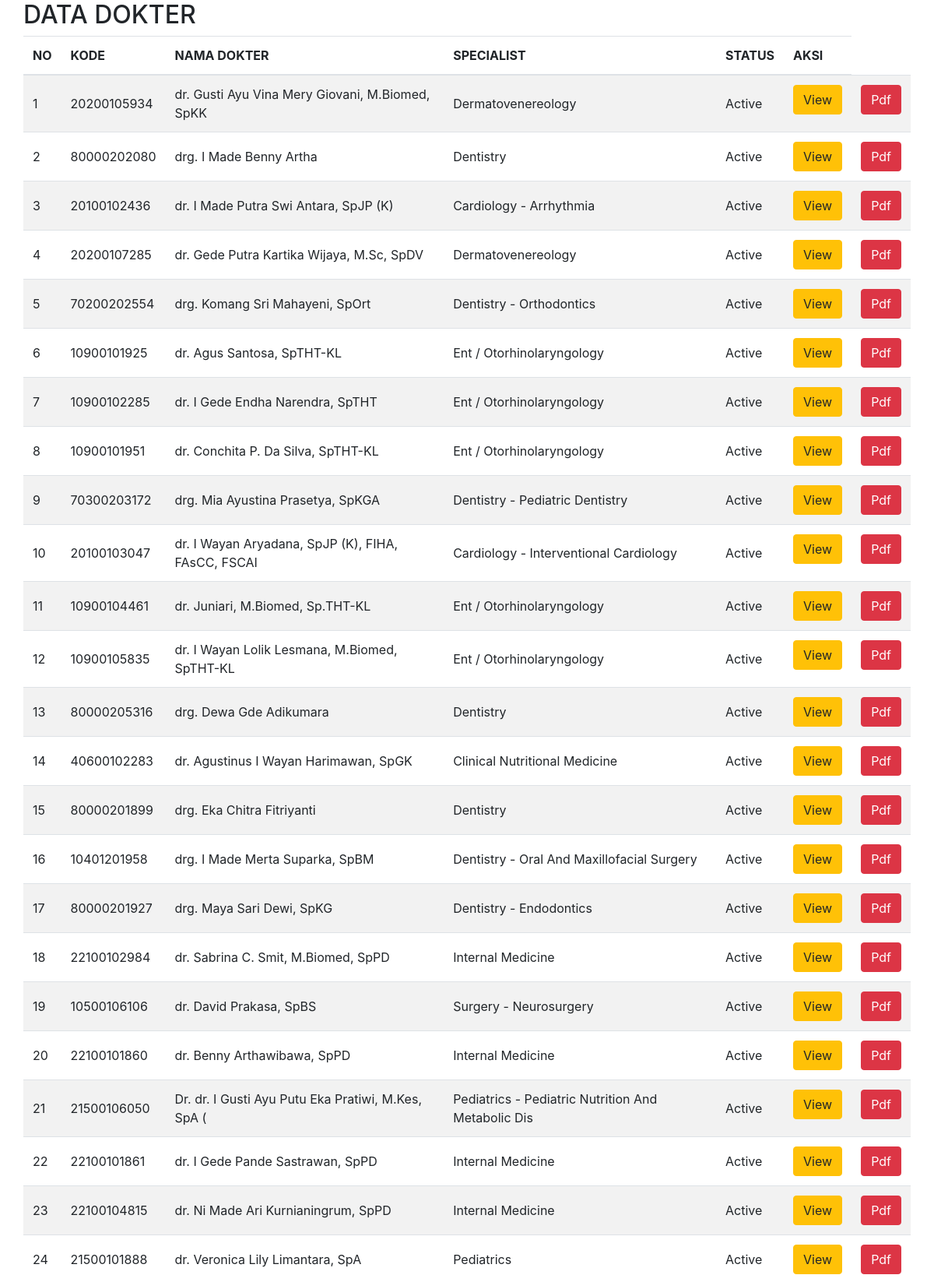
/index.php/doctor (upper part), run on the app's committed database.
### tables this page shows
CREATE TABLE `doctor_contribution` (
  `id` int(11) NOT NULL,
  `code` varchar(15) DEFAULT NULL,
  `drugs` int(11) DEFAULT NULL,
  `laboratory` int(11) DEFAULT NULL,
  `procedure_room_rental` int(11) DEFAULT NULL,
  `radiology` int(11) DEFAULT NULL,
  `periode` date DEFAULT NULL,
  `status` char(2) DEFAULT NULL
);

CREATE TABLE `doctor_master` (
  `id` int(11) NOT NULL,
  `code` varchar(15) DEFAULT NULL,
  `name` varchar(50) DEFAULT NULL,
  `specialist` varchar(50) DEFAULT NULL,
  `join_date` date DEFAULT NULL,
  `sip_exp_date` date DEFAULT NULL,
  `credential_valid` date DEFAULT NULL,
  `status` varchar(10) DEFAULT NULL
);

### application/controllers/Doctor.php (called while the page is built, shortened)
<?php defined('BASEPATH') OR exit('No direct script access allowed');
class Doctor extends CI_Controller{
    function __construct(){
        $this->load->model(array('M_Doctor'  => 'MD'));
    }
    function index(){
        $data['data']=$this->MD->get_all_Doctor();
        $this->load->view('v_doctor',$data);
    }
}

### index.php (called while the page is built, shortened)
<?php
require_once BASEPATH.'core/CodeIgniter.php';

### application/models/M_Doctor.php (called while the page is built, shortened)
<?php defined('BASEPATH') OR exit('No direct script access allowed');
class M_Doctor extends CI_Model{
    function get_all_doctor(){
       $hasil = $this->db->query("SELECT  b.id, b.code, b.name, b.specialist, a.procedure_room_rental AS surgery, a.drugs, a.laboratory, a.radiology, b.join_date, b.sip_exp_date AS sip, b.credential_valid, b.status, c.opd, c.ipd, d.total_practice_hour, e.ontime, e.walkin FROM doctor_contribution a, doctor_master b, doctor_throughput c, doctor_status d, doctor_waiting_time e where a.`code` = b.`code` and  b.`code`= c.`code` and  b.`code`= d.`code` and  b.`code`= e.`code`");
      return $hasil;
    }
}

### application/views/v_doctor.php (the view, shortened to what this page needs)
<!DOCTYPE html>
<html>
<head>
    <link rel="stylesheet" type="text/css" href="<?php echo base_url().'assets/css/bootstrap.css'?>">
</head>
<body>
    <div class="container">
        <div class="row">
            <h2>DATA DOKTER </h2><hr>
            <table class="table table-striped">
                <thead>
                    <tr>
                        <th>NO</th>
                        <th>KODE</th>
                        <th>NAMA DOKTER</th>
                        <th>SPECIALIST</th>
                        <th>STATUS</th>
                        <th>AKSI</th>
                    </tr>
                </thead>
                <tbody>
                <?php $no = 1; ?>
                    <?php foreach($data->result() as $row):?>
                    <tr>
                    <td style="vertical-align: middle;"><?php echo $no;?></td>
                        <td style="vertical-align: middle;"><?php echo $row->code;?></td>
                        <td style="vertical-align: middle;"><?php echo $row->name;?></td>
                        <td style="vertical-align: middle;"><?php echo $row->specialist;?></td>
                        <td style="vertical-align: middle;"><?php echo $row->status;?></td>
                         <td> <a class="btn btn-warning" href="<?php echo base_url('doctor/detail_doctor')?>/<?php echo $row->id ?>"</a>View</td>
                        <td> <a class="btn btn-danger" href="<?php echo base_url('doctor/print_doctor_detail')?>/<?php echo $row->id ?>"</a>Pdf</td>
                    </tr>
                    <?php $no++; ?>
                    <?php endforeach;?>
                </tbody>
            </table>
        </div>
    </div>
</body>
</html>

### data on the page
doctor_contribution: doctor_master.code "20200105934", doctor_master.name "dr. Gusti Ayu Vina Mery Giovani, M.Biomed, SpKK", doctor_master.specialist "Dermatovenereology", doctor_master.status "Active"
doctor_contribution: doctor_master.code "80000202080", doctor_master.name "drg. I Made Benny Artha", doctor_master.specialist "Dentistry", doctor_master.status "Active"
doctor_contribution: doctor_master.code "20100102436", doctor_master.name "dr. I Made Putra Swi Antara, SpJP (K)", doctor_master.specialist "Cardiology - Arrhythmia", doctor_master.status "Active"
doctor_contribution: doctor_master.code "20200107285", doctor_master.name "dr. Gede Putra Kartika Wijaya, M.Sc, SpDV", doctor_master.specialist "Dermatovenereology", doctor_master.status "Active"
doctor_contribution: doctor_master.code "70200202554", doctor_master.name "drg. Komang Sri Mahayeni, SpOrt", doctor_master.specialist "Dentistry - Orthodontics", doctor_master.status "Active"
doctor_contribution: doctor_master.code "10900101925", doctor_master.name "dr. Agus Santosa, SpTHT-KL", doctor_master.specialist "Ent / Otorhinolaryngology", doctor_master.status "Active"
doctor_contribution: doctor_master.code "10900102285", doctor_master.name "dr. I Gede Endha Narendra, SpTHT", doctor_master.specialist "Ent / Otorhinolaryngology", doctor_master.status "Active"
doctor_contribution: doctor_master.code "10900101951", doctor_master.name "dr. Conchita P. Da Silva, SpTHT-KL", doctor_master.specialist "Ent / Otorhinolaryngology", doctor_master.status "Active"
doctor_contribution: doctor_master.code "70300203172", doctor_master.name "drg. Mia Ayustina Prasetya, SpKGA", doctor_master.specialist "Dentistry - Pediatric Dentistry", doctor_master.status "Active"
doctor_contribution: doctor_master.code "20100103047", doctor_master.name "dr. I Wayan Aryadana, SpJP (K), FIHA, FAsCC, FSCAI", doctor_master.specialist "Cardiology - Interventional Cardiology", doctor_master.status "Active"
doctor_contribution: doctor_master.code "10900104461", doctor_master.name "dr. Juniari, M.Biomed, Sp.THT-KL", doctor_master.specialist "Ent / Otorhinolaryngology", doctor_master.status "Active"
doctor_contribution: doctor_master.code "10900105835", doctor_master.name "dr. I Wayan Lolik Lesmana, M.Biomed, SpTHT-KL", doctor_master.specialist "Ent / Otorhinolaryngology", doctor_master.status "Active"
doctor_contribution: doctor_master.code "80000205316", doctor_master.name "drg. Dewa Gde Adikumara", doctor_master.specialist "Dentistry", doctor_master.status "Active"
doctor_contribution: doctor_master.code "40600102283", doctor_master.name "dr. Agustinus I Wayan Harimawan, SpGK", doctor_master.specialist "Clinical Nutritional Medicine", doctor_master.status "Active"
doctor_contribution: doctor_master.code "80000201899", doctor_master.name "drg. Eka Chitra Fitriyanti", doctor_master.specialist "Dentistry", doctor_master.status "Active"
doctor_contribution: doctor_master.code "10401201958", doctor_master.name "drg. I Made Merta Suparka, SpBM", doctor_master.specialist "Dentistry - Oral And Maxillofacial Surgery", doctor_master.status "Active"
doctor_contribution: doctor_master.code "80000201927", doctor_master.name "drg. Maya Sari Dewi, SpKG", doctor_master.specialist "Dentistry - Endodontics", doctor_master.status "Active"
doctor_contribution: doctor_master.code "22100102984", doctor_master.name "dr. Sabrina C. Smit, M.Biomed, SpPD", doctor_master.specialist "Internal Medicine", doctor_master.status "Active"
doctor_contribution: doctor_master.code "10500106106", doctor_master.name "dr. David Prakasa, SpBS", doctor_master.specialist "Surgery - Neurosurgery", doctor_master.status "Active"
doctor_contribution: doctor_master.code "22100101860", doctor_master.name "dr. Benny Arthawibawa, SpPD", doctor_master.specialist "Internal Medicine", doctor_master.status "Active"
doctor_contribution: doctor_master.code "21500106050", doctor_master.name "Dr. dr. I Gusti Ayu Putu Eka Pratiwi, M.Kes, SpA (", doctor_master.specialist "Pediatrics - Pediatric Nutrition And Metabolic Dis", doctor_master.status "Active"
doctor_contribution: doctor_master.code "22100101861", doctor_master.name "dr. I Gede Pande Sastrawan, SpPD", doctor_master.specialist "Internal Medicine", doctor_master.status "Active"
doctor_contribution: doctor_master.code "22100104815", doctor_master.name "dr. Ni Made Ari Kurnianingrum, SpPD", doctor_master.specialist "Internal Medicine", doctor_master.status "Active"
doctor_contribution: doctor_master.code "21500101888", doctor_master.name "dr. Veronica Lily Limantara, SpA", doctor_master.specialist "Pediatrics", doctor_master.status "Active"
